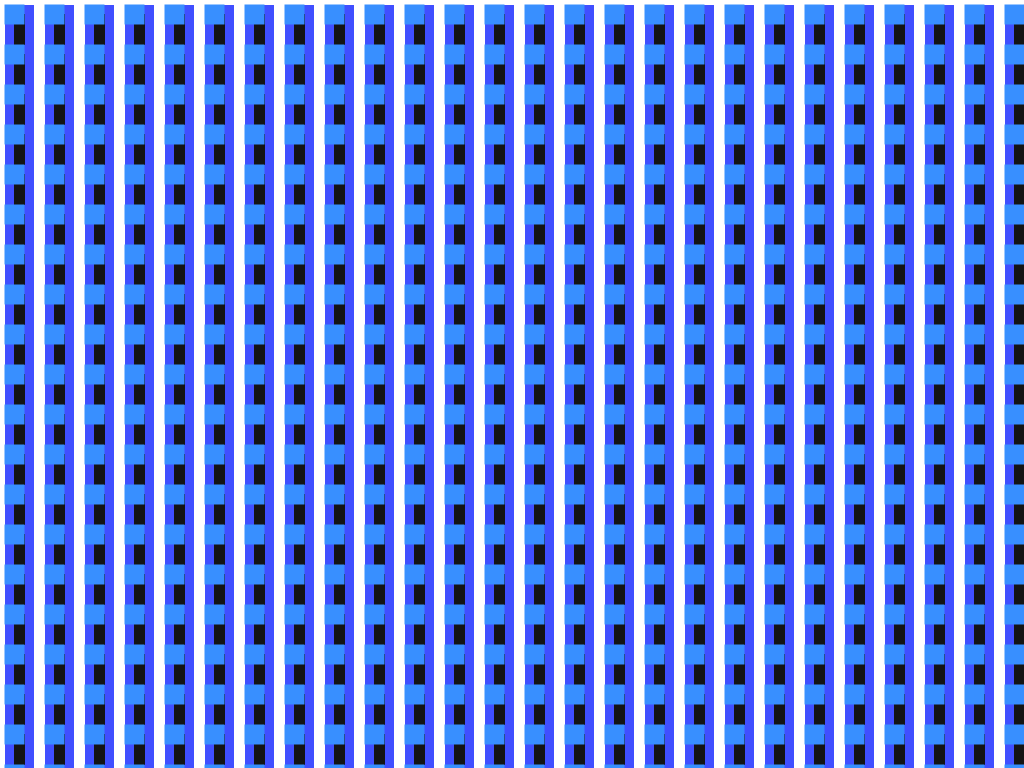
Frame 1 (no input)
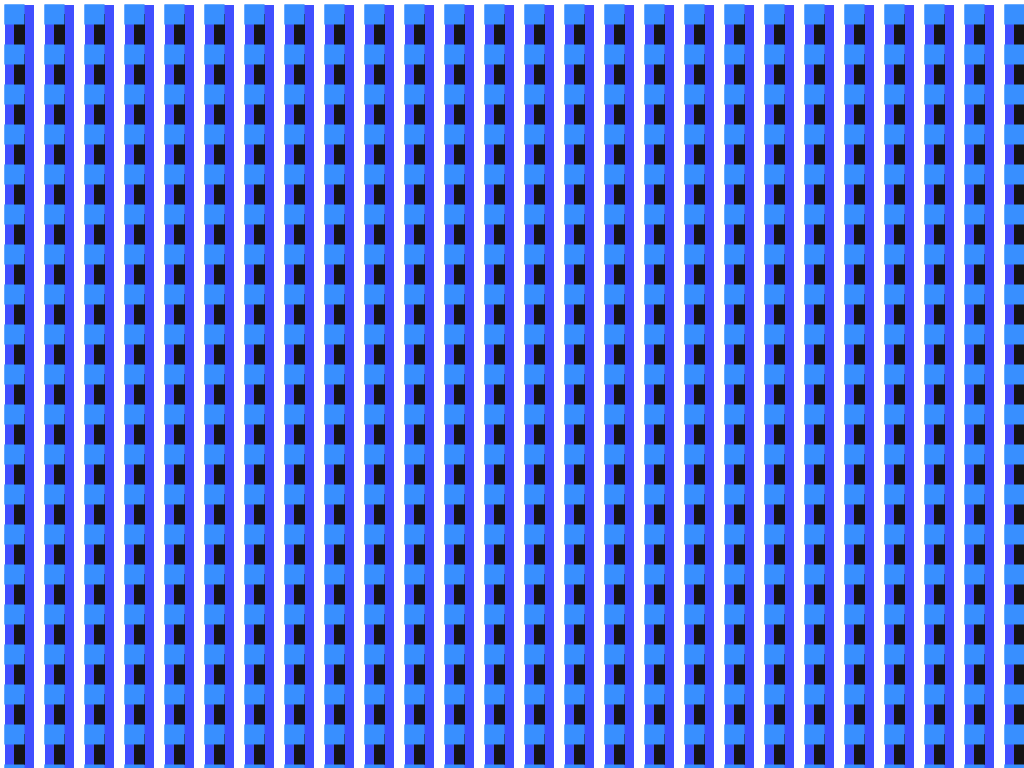
Frame 2 (the mouse pressed at the canvas centre, redrawn once)

The Processing sketch that drew these frames (run headless with seeded random() and noise(); the mouse was pressed at the canvas centre and the sketch redrawn once):

// Processing sketch: processing_148763
// ── processing_148763.pde

//Konkuk University
//Dynamic Media
//JANG Jinseon
//201420105

void setup() {  

  size (1024, 768);  

  background(255);  

  smooth();  

  noLoop();  

}  

   
void draw() {  

  for (int a = 10; a< width; a = a+40) {  
     for (int b = 10; b< width; b = b+40) {  
   
     stroke(#404FFF);  
      strokeWeight(9);  
      fill(20);  
      rect(a-0.4, b-0.4, 20, 50);  

     stroke(#388FFF);  
      strokeWeight(10);
      fill(#FF045F);  
      rect(a-0.2, b-0.2, 10, 10);  

    }  

  }  

}  

   
void keyPressed() {  

  background(255);  

  redraw();  

} 
